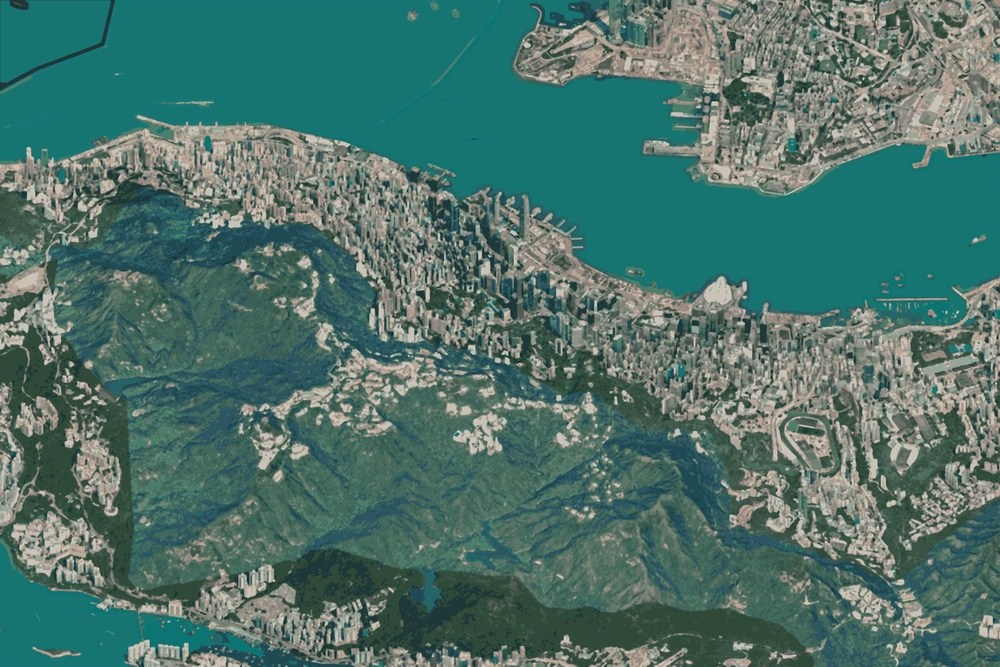
#> input picture hk/flat-source.jpg, 1000 x 667 px, shrunk from 2400 x 1600 before the run
$ python finish.py flat-source.jpg
#> lines starting #> are read from the running program, lines starting #| are printed output that depends on the picture; after the words box and inside, x2 and y2 are one past the last pixel; in counts of white or black regions, pixels touching at a corner belong together
#> in main, im is the input picture: PIL image 1000x667 RGB; mean R, G, B 76.8, 114.8, 106.6
"""Code finishing on the painted raster, after the model, before the tiles.

The model's ink is black and too thick at this map's density: every tree is a
dark blob and every wall a black grid, which reads as dirt. Real pixel-art maps
draw edges as a *deeper shade of the local colour*, not as black.

`local_ink` is ported from Statecraft-Labs/isometric-cities (MIT),
`source/material_finish.py:local_ink()` - kept byte-for-byte in behaviour so its
measured parameters apply. It only rewrites *thin* dark strokes (distance
transform <= 1.45 px, luma < luminance_max) toward the surrounding material's
dark tone, so genuine shadow masses are left alone.

    python hk/finish.py hk/art.png                 # in place, unless --out
    python hk/finish.py hk/art.png --out hk/art-fin.png --strength 0.65
"""

import argparse

import numpy as np
from PIL import Image
from scipy import ndimage as ndi

LUMA = np.array([0.2126, 0.7152, 0.0722], np.float32)


def local_ink(pixels, luminance_max=70, strength=0.65):
    """Lighten only thin dark strokes toward the neighbouring material's dark tone."""
#> called with luminance_max = 70, strength = 0.65
    f = pixels.astype(np.float32)
    lum = f @ LUMA
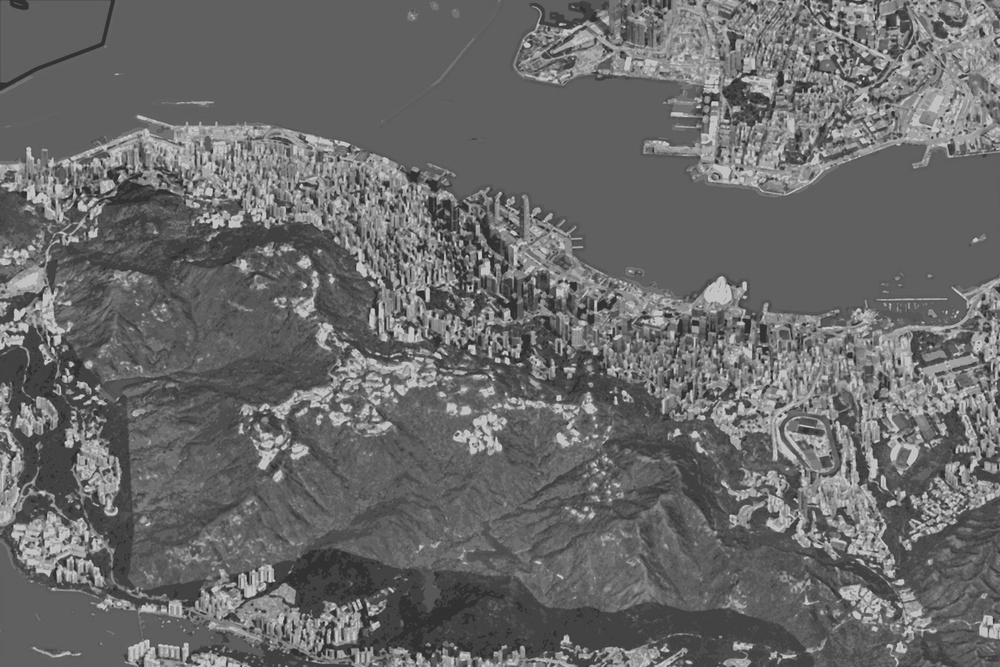
#> lum: shape (667, 1000) float32; min 27.86, max 222.2, mean 106.1
    bright = lum > 82
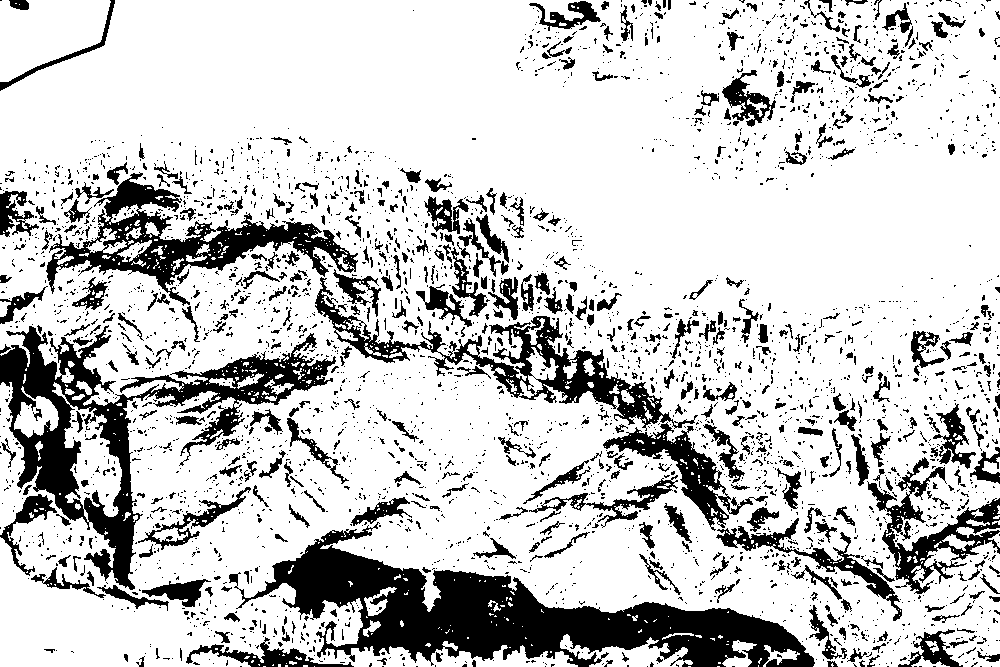
#> bright: shape (667, 1000) bool; 79% white; 3437 black regions (2928 under 20 px), largest, box (x1, y1, x2, y2) and area: (229, 522, 815, 667) 29865, (0, 325, 336, 590) 19343, (46, 172, 358, 306) 10206
    weight = ndi.gaussian_filter(bright.astype(np.float32), 2.0)
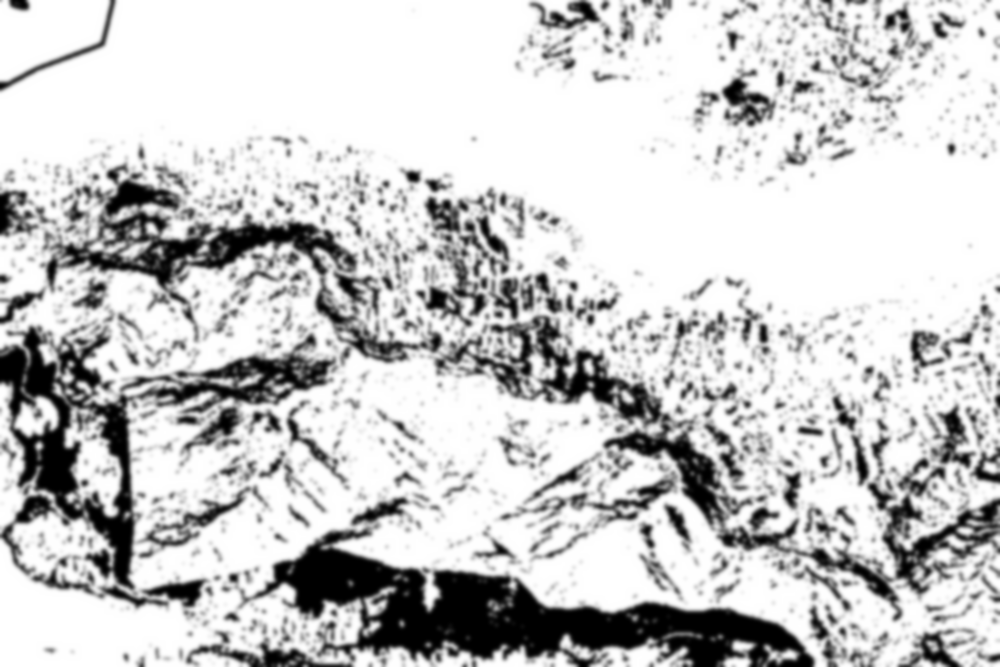
#> weight: shape (667, 1000) float32; min 0, max 1, mean 0.79
    local = np.stack(
        [ndi.gaussian_filter(f[:, :, c] * bright, 2.0) / np.maximum(weight, 0.001) for c in range(3)],
        -1,
    )
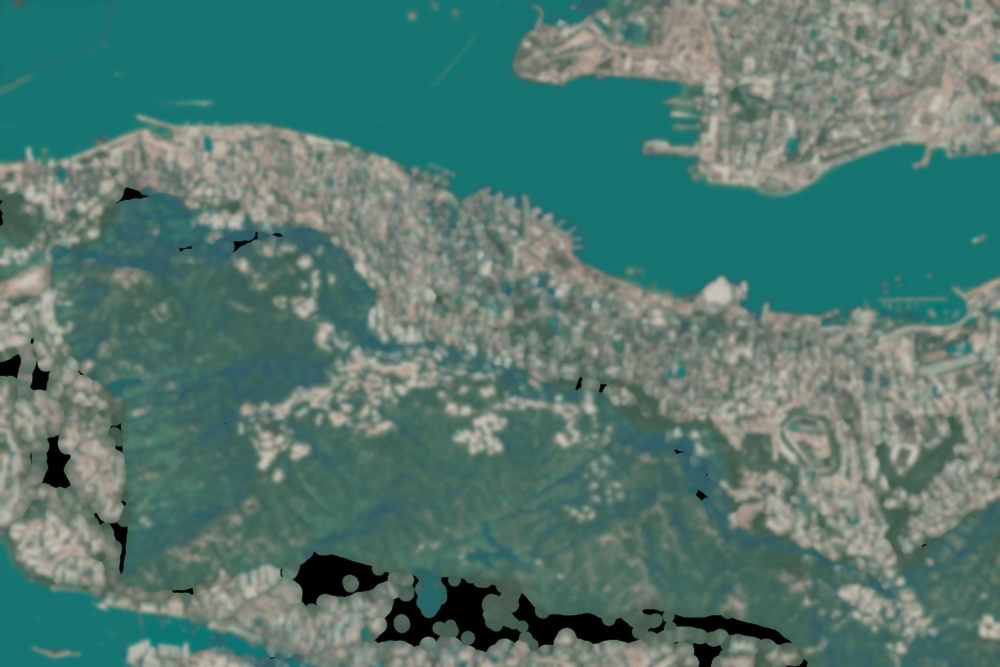
#> local: shape (667, 1000, 3) float32; mean R, G, B 83.9, 120.1, 111.7
    thin = ndi.distance_transform_edt(lum < luminance_max) <= 1.45
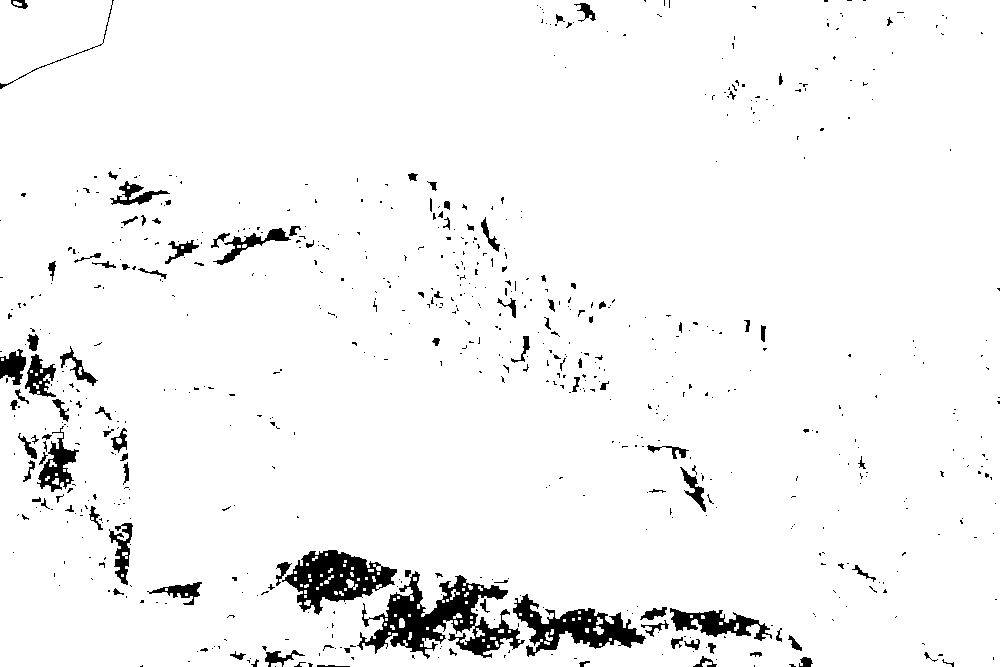
#> thin: shape (667, 1000) bool; 95.9% white; 692 black regions (578 under 20 px), largest, box (x1, y1, x2, y2) and area: (357, 571, 525, 659) 5660, (282, 550, 397, 615) 3575, (513, 594, 646, 657) 3149
    mask = (lum < luminance_max) & (weight > 0.13) & thin & ((local @ LUMA) > lum * 1.7)
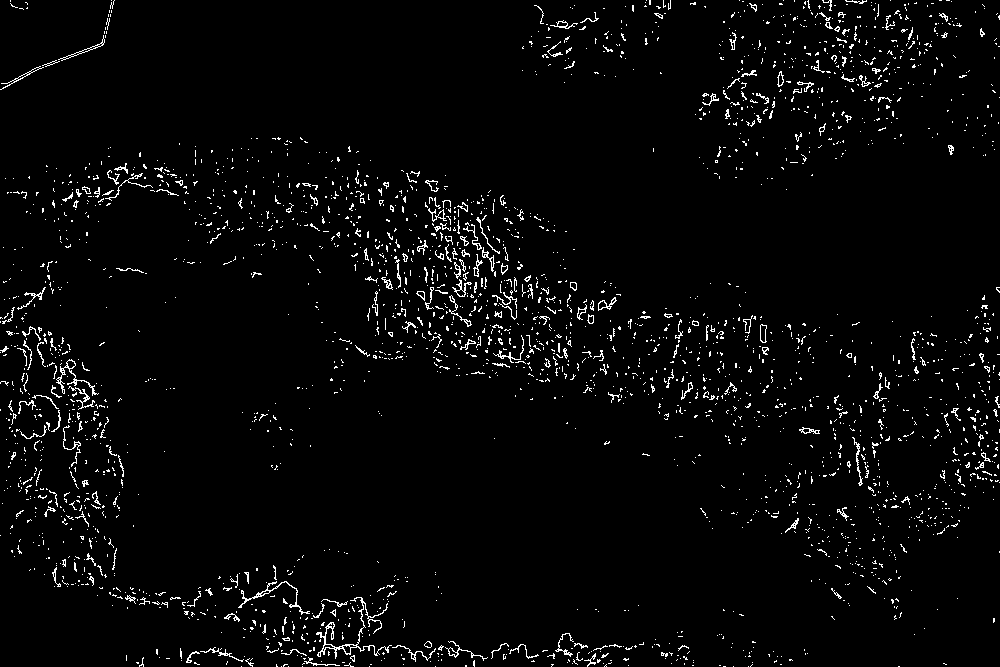
#> mask: shape (667, 1000) bool; 3% white in thin lines or dots
    target = np.maximum(f, local * 0.48)
    out = f.copy()
    out[mask] = (1 - strength) * f[mask] + strength * target[mask]
#> out: shape (667, 1000, 3) float32; mean R, G, B 77.1, 114.7, 106.6
    return np.clip(out + 0.5, 0, 255).astype(np.uint8), mask


def main():
    ap = argparse.ArgumentParser()
    ap.add_argument("image")
    ap.add_argument("--out", default=None)
    ap.add_argument("--luminance-max", type=float, default=70)
    ap.add_argument("--strength", type=float, default=0.65)
    a = ap.parse_args()
    with Image.open(a.image) as im:
        px = np.asarray(im.convert("RGB"))
    out, mask = local_ink(px, a.luminance_max, a.strength)
    dst = a.out or a.image
    Image.fromarray(out).save(dst)
    print(f"{dst}: ink {mask.mean() * 100:.2f}% of pixels, strength {a.strength}")
#| flat-source.jpg: ink 2.97% of pixels, strength 0.65


if __name__ == "__main__":
    main()
